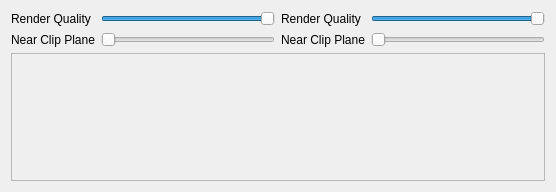
<?xml version="1.0" encoding="UTF-8"?>
<ui version="4.0">
 <class>VolumeViewerPageManipulators</class>
 <widget class="QWidget" name="VolumeViewerPageManipulators">
  <property name="geometry">
   <rect>
    <x>0</x>
    <y>0</y>
    <width>556</width>
    <height>192</height>
   </rect>
  </property>
  <property name="windowTitle">
   <string>Form</string>
  </property>
  <layout class="QGridLayout" name="gridLayout">
   <item row="0" column="0">
    <widget class="QLabel" name="_subvolumeRenderQualityLabel">
     <property name="text">
      <string>Render Quality</string>
     </property>
    </widget>
   </item>
   <item row="0" column="1">
    <widget class="QSlider" name="_subvolumeRenderQualitySlider">
     <property name="maximum">
      <number>255</number>
     </property>
     <property name="value">
      <number>255</number>
     </property>
     <property name="orientation">
      <enum>Qt::Horizontal</enum>
     </property>
    </widget>
   </item>
   <item row="0" column="2">
    <widget class="QLabel" name="_thumbnailRenderQualityLabel">
     <property name="text">
      <string>Render Quality</string>
     </property>
    </widget>
   </item>
   <item row="0" column="3">
    <widget class="QSlider" name="_thumbnailRenderQualitySlider">
     <property name="maximum">
      <number>255</number>
     </property>
     <property name="value">
      <number>255</number>
     </property>
     <property name="orientation">
      <enum>Qt::Horizontal</enum>
     </property>
    </widget>
   </item>
   <item row="1" column="0">
    <widget class="QLabel" name="_subvolumeNearClipPlaneLabel">
     <property name="text">
      <string>Near Clip Plane</string>
     </property>
    </widget>
   </item>
   <item row="1" column="1">
    <widget class="QSlider" name="_subvolumeNearClipPlaneSlider">
     <property name="maximum">
      <number>255</number>
     </property>
     <property name="orientation">
      <enum>Qt::Horizontal</enum>
     </property>
    </widget>
   </item>
   <item row="1" column="2">
    <widget class="QLabel" name="_thumbnailNearClipPlaneLabel">
     <property name="text">
      <string>Near Clip Plane</string>
     </property>
    </widget>
   </item>
   <item row="1" column="3">
    <widget class="QSlider" name="_thumbnailNearClipPlaneSlider">
     <property name="maximum">
      <number>255</number>
     </property>
     <property name="orientation">
      <enum>Qt::Horizontal</enum>
     </property>
    </widget>
   </item>
   <item row="2" column="0" colspan="4">
    <widget class="QFrame" name="_colortableFrame">
     <property name="sizePolicy">
      <sizepolicy hsizetype="Minimum" vsizetype="Expanding">
       <horstretch>0</horstretch>
       <verstretch>0</verstretch>
      </sizepolicy>
     </property>
     <property name="minimumSize">
      <size>
       <width>0</width>
       <height>128</height>
      </size>
     </property>
     <property name="frameShape">
      <enum>QFrame::StyledPanel</enum>
     </property>
     <property name="frameShadow">
      <enum>QFrame::Raised</enum>
     </property>
    </widget>
   </item>
  </layout>
 </widget>
 <resources/>
 <connections/>
</ui>
